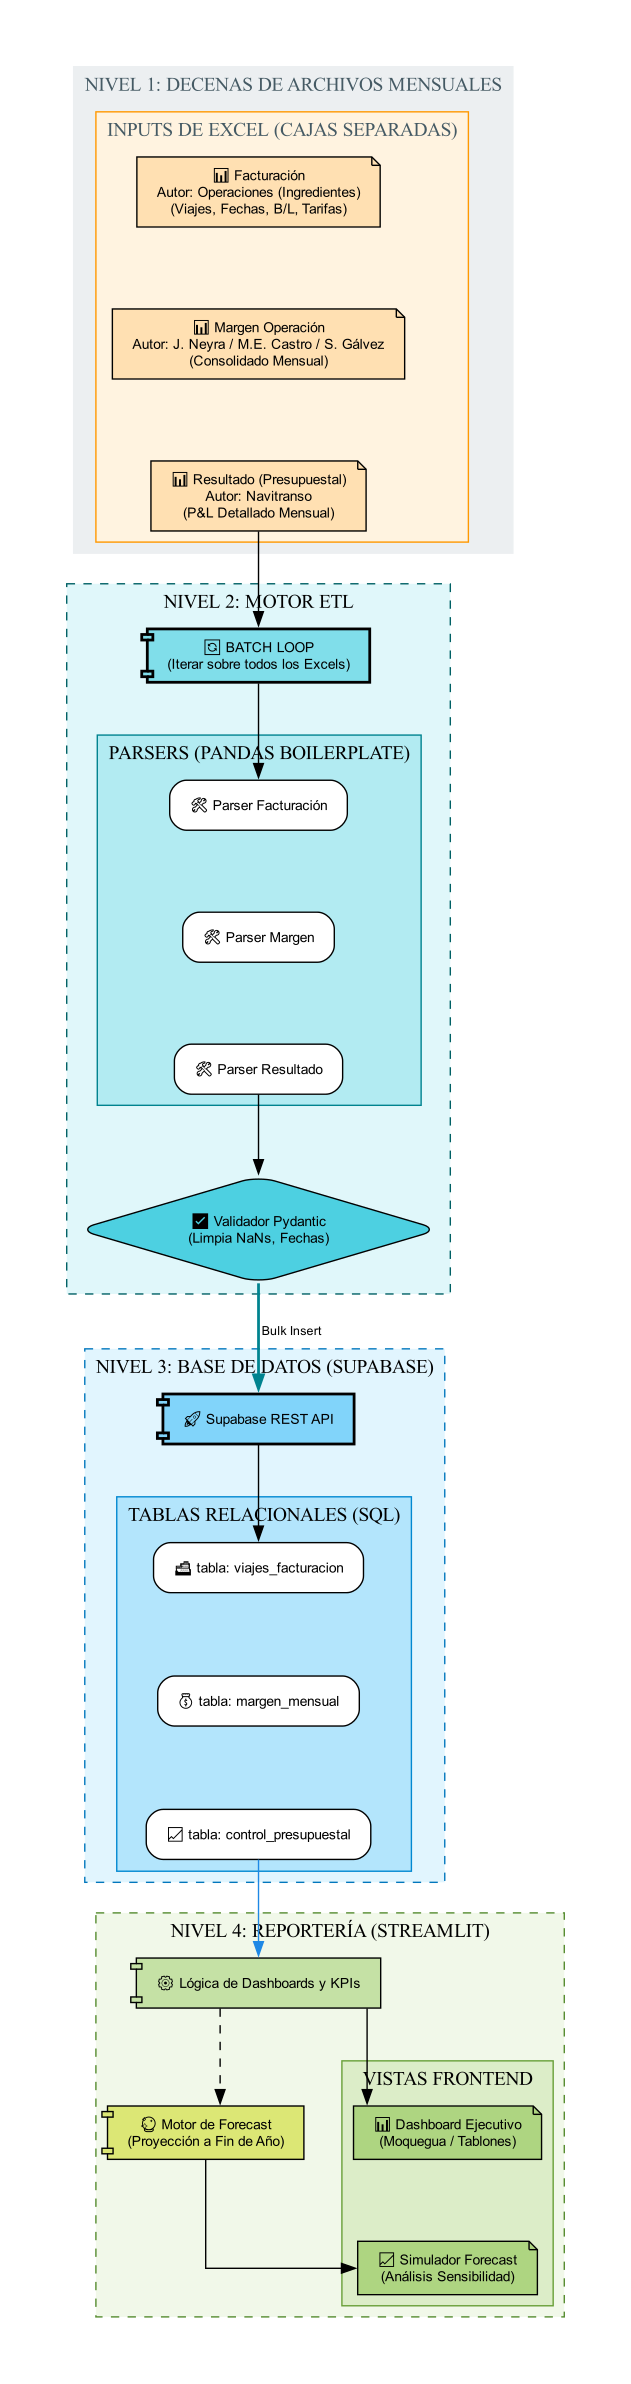

Write the Python code that produced this figure.
import graphviz
import os

def generate_etl_flowchart():
    base_name = "FLUJOGRAMA_ETL_Supabase_V4"
    output_filename = base_name
    
    print(f"Generando Flujograma ETL V4 (Fixed): {output_filename}.pdf")
    
    potential_paths = [
        r"C:\Program Files\Graphviz\bin",
        r"C:\Program Files (x86)\Graphviz\bin",
    ]
    for p in potential_paths:
        if os.path.exists(p) and p not in os.environ["PATH"]:
            os.environ["PATH"] += os.pathsep + p

    dot_code = """
    digraph ETLFlow {
        rankdir=TB;
        splines=ortho;
        nodesep=0.5;
        ranksep=0.8;
        
        # Angosto y centrado globalmente
        ratio=auto;
        
        node [shape=box, style="filled,rounded", fontname="Arial", fontsize=10, margin="0.2,0.1"];
        edge [fontname="Arial", fontsize=9];

        # ==========================================
        #  NIVEL 1: ARCHIVOS ORIGEN (LEGACY)
        # ==========================================
        subgraph cluster_lvl1 {
            label = "NIVEL 1: DECENAS DE ARCHIVOS MENSUALES"; style="filled"; color="#ECEFF1"; fontcolor="#455A64";
            
            subgraph cluster_files {
                label = "INPUTS DE EXCEL (CAJAS SEPARADAS)"; style="filled"; fillcolor="#FFF3E0"; color="#FF9800";
                
                F1 [label="📊 Facturación\\nAutor: Operaciones (Ingredientes)\\n(Viajes, Fechas, B/L, Tarifas)", shape=note, fillcolor="#FFE0B2"];
                F2 [label="📊 Margen Operación\\nAutor: J. Neyra / M.E. Castro / S. Gálvez\\n(Consolidado Mensual)", shape=note, fillcolor="#FFE0B2"];
                F3 [label="📊 Resultado (Presupuestal)\\nAutor: Navitranso\\n(P&L Detallado Mensual)", shape=note, fillcolor="#FFE0B2"];
                
                # Apilado vertical para mantener el diagrama angosto y centrado
                F1 -> F2 -> F3 [style=invis, weight=100];
            }
        }

        # ==========================================
        #  NIVEL 2: ORQUESTADOR ETL (PYTHON)
        # ==========================================
        subgraph cluster_lvl2 {
            label = "NIVEL 2: MOTOR ETL"; style="filled,dashed"; fillcolor="#E0F7FA"; color="#006064";
            
            BatchLoop [label="🔄 BATCH LOOP\\n(Iterar sobre todos los Excels)", shape=component, fillcolor="#80DEEA", penwidth=2];
            
            subgraph cluster_parsers {
                label = "PARSERS (PANDAS BOILERPLATE)"; style="filled"; fillcolor="#B2EBF2"; color="#00838F";
                ParseFact [label="🛠️ Parser Facturación", shape=rect, fillcolor="white"];
                ParseMarg [label="🛠️ Parser Margen", shape=rect, fillcolor="white"];
                ParseRes [label="🛠️ Parser Resultado", shape=rect, fillcolor="white"];
                
                # Apilado vertical para alinear al centro
                ParseFact -> ParseMarg -> ParseRes [style=invis, weight=100];
            }
            
            DataValidator [label="✅ Validador Pydantic\\n(Limpia NaNs, Fechas)", shape=diamond, fillcolor="#4DD0E1"];
        }

        # ==========================================
        #  NIVEL 3: DESTINO (SUPABASE)
        # ==========================================
        subgraph cluster_lvl3 {
            label = "NIVEL 3: BASE DE DATOS (SUPABASE)"; style="filled,dashed"; fillcolor="#E1F5FE"; color="#0277BD";
            
            SupabaseAPI [label="🚀 Supabase REST API", shape=component, fillcolor="#81D4FA", penwidth=2];
            
            subgraph cluster_tables {
                label = "TABLAS RELACIONALES (SQL)"; style="filled"; fillcolor="#B3E5FC"; color="#0288D1";
                T_Viajes [label="🚢 tabla: viajes_facturacion", shape=record, fillcolor="white"];
                T_Margen [label="💰 tabla: margen_mensual", shape=record, fillcolor="white"];
                T_Presupuesto [label="📈 tabla: control_presupuestal", shape=record, fillcolor="white"];
                
                # Apilado vertical para alinear al centro
                T_Viajes -> T_Margen -> T_Presupuesto [style=invis, weight=100];
            }
        }

        # ==========================================
        #  NIVEL 4: REPORTERÍA Y FORECAST
        # ==========================================
        subgraph cluster_lvl4 {
            label = "NIVEL 4: REPORTERÍA (STREAMLIT)"; style="filled,dashed"; fillcolor="#F1F8E9"; color="#558B2F";
            
            DashboardEngine [label="⚙️ Lógica de Dashboards y KPIs", shape=component, fillcolor="#C5E1A5"];
            ForecastEngine [label="🔮 Motor de Forecast\\n(Proyección a Fin de Año)", shape=component, fillcolor="#DCE775"];
            
            subgraph cluster_views {
                label = "VISTAS FRONTEND"; style="filled"; fillcolor="#DCEDC8"; color="#689F38";
                ViewDash [label="📊 Dashboard Ejecutivo\\n(Moquegua / Tablones)", shape=note, fillcolor="#AED581"];
                ViewForecast [label="📈 Simulador Forecast\\n(Análisis Sensibilidad)", shape=note, fillcolor="#AED581"];
                
                # Apilado vertical
                ViewDash -> ViewForecast [style=invis, weight=100];
            }
        }

        # --- CONEXIONES REALES ---
        # ELIMINADO EL CONSTRAINT=FALSE AQUI PARA QUE NIVEL 1 ESTÉ ENCIMA DE NIVEL 2
        F3 -> BatchLoop;
        
        # Conectamos BatchLoop con el primero de los parsers (ParseFact)
        BatchLoop -> ParseFact;
        
        # Conectamos el último de los parsers (ParseRes) al validador
        ParseRes -> DataValidator;
        
        # Lvl 2 a Lvl 3
        DataValidator -> SupabaseAPI [label=" Bulk Insert", color="#00838F", penwidth=2];
        
        # Conectamos Supabase al primero de la pila de tablas (T_Viajes)
        SupabaseAPI -> T_Viajes;
        
        # Conectamos la última tabla al motor de reportería
        T_Presupuesto -> DashboardEngine [color="#1E88E5"];
        
        # Lvl 3 a Lvl 4
        DashboardEngine -> ViewDash;
        DashboardEngine -> ForecastEngine [style=dashed];
        ForecastEngine -> ViewForecast;
    }
    """
    
    try:
        src = graphviz.Source(dot_code)
        output_dir = os.path.dirname(os.path.abspath(__file__))
        file_path = src.render(filename=os.path.join(output_dir, output_filename), format='pdf', view=False, cleanup=True)
        print(f"Generado exitosamente: {os.path.abspath(file_path)}")
        
    except Exception as e:
        print(f"Error generando flujograma: {e}")

if __name__ == "__main__":
    generate_etl_flowchart()
